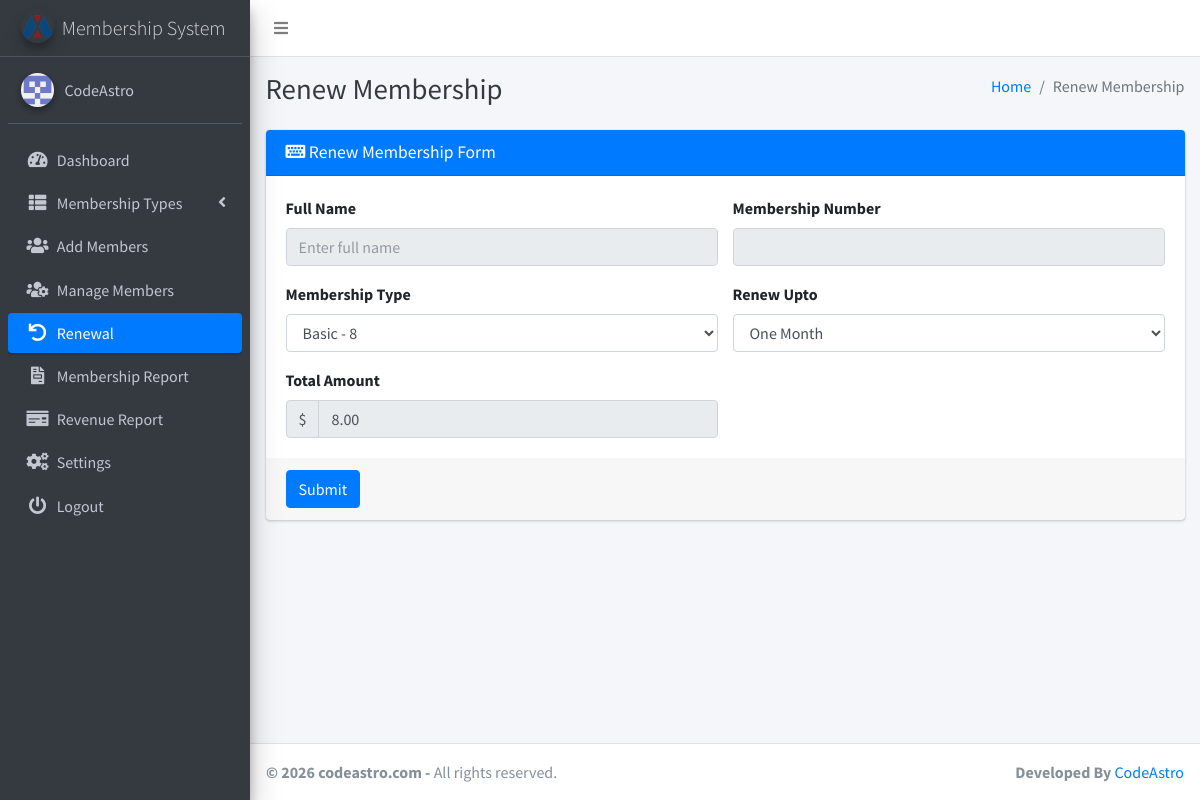
/renew.php (signed in), run on the app's committed database.
### tables this page shows
CREATE TABLE IF NOT EXISTS `settings` (
`id` int(11) NOT NULL,
  `system_name` varchar(255) NOT NULL,
  `logo` varchar(255) NOT NULL,
  `currency` varchar(50) NOT NULL
);

### renew.php (the view, shortened to what this page needs)
<?php
include('includes/config.php');
$membershipTypesQuery = "SELECT id, type, amount FROM membership_types";
$membershipTypesResult = $conn->query($membershipTypesQuery);
?>
<?php include('includes/header.php');?>
<body class="hold-transition sidebar-mini layout-fixed layout-navbar-fixed layout-footer-fixed">
<div class="wrapper">
    <?php include('includes/nav.php'); ?>
    <?php include('includes/sidebar.php'); ?>
    <div class="content-wrapper">
        <?php include('includes/pagetitle.php'); ?>
        <section class="content">
            <div class="container-fluid">
                <div class="row">
                    <div class="col-md-12">
                        <div class="card card-primary">
                            <div class="card-header">
                                <h3 class="card-title"><i class="fas fa-keyboard"></i> Renew Membership Form</h3>
                            </div>
                            <form method="post" action="">
                                <div class="card-body">
                                    <div class="row">
                                    <div class="col-sm-6">
                                    <label for="fullname">Full Name</label>
                                    <input type="text" class="form-control" id="fullname" name="fullname"
                                        placeholder="Enter full name" required value="<?php echo $memberDetails['fullname']; ?>" disabled>
                                </div>
                                        <div class="col-sm-6">
                                            <label for="dob">Membership Number</label>
                                            <input type="text" class="form-control" id="mm" name="mm" value="<?php echo $memberDetails['membership_number']; ?>" disabled>
                                        </div>
                                    </div>
                                    <div class="row mt-3">
                                    <div class="col-sm-6">
                                    <label for="membershipType">Membership Type</label>
                                    <select class="form-control" id="membershipType" name="membershipType" required>
                                        <?php
                                        if ($membershipTypesResult) {
                                            while ($row = $membershipTypesResult->fetch_assoc()) {
                                                echo "<option value='{$row['id']}'>{$row['type']} - {$row['amount']}</option>";
                                            }
                                        } else {
                                            echo "Error: " . $conn->error;
                                        }
                                        ?>
                                    </select>
                                </div>
                                        <div class="col-sm-6">
                                        <label for="extendate">Renew Upto</label>
                                            <select class="form-control" id="extend" name="extend" required>
                                                <option value="1">One Month</option>
                                            </select>
                                        </div>
                                    </div>
                                    <div class="row mt-3">
                                    <div class="col-sm-6">
                                        <label for="totalAmount">Total Amount</label>
                                        <div class="input-group">
                                            <div class="input-group-prepend">
                                                <span class="input-group-text" id="currencySymbol"><?php echo getCurrencySymbol(); ?></span>
                                            </div>
                                            <input type="text" class="form-control" id="totalAmount" name="totalAmount" placeholder="Total Amount" readonly>
                                        </div>
                                    </div>
                                </div>
                                <?php
                                function getCurrencySymbol()
                                {
                                    global $conn;
                                    $currencyQuery = "SELECT currency FROM settings";
                                    $currencyResult = $conn->query($currencyQuery);
                                    if ($currencyResult->num_rows > 0) {
                                        $currencyRow = $currencyResult->fetch_assoc();
                                        return $currencyRow['currency'];
                                    } else {
                                        return '$';
                                    }
                                }
                                ?>
                                </div>
                                <div class="card-footer">
                                    <button type="submit" class="btn btn-primary">Submit</button>
                                </div>
                            </form>
                        </div>
                    </div>
                </div>
            </div>
        </section>
    </div>
    <footer class="main-footer">
        <strong> &copy; <?php echo date('Y');?> codeastro.com</a> -</strong>
        All rights reserved.
        <div class="float-right d-none d-sm-inline-block">
        <b>Developed By</b> <a href="https://codeastro.com/">CodeAstro</a>
        </div>
    </footer>
</div>
</body>
</html>

### includes/sidebar.php (shortened to what this page needs)
<?php
$current_page = basename($_SERVER['PHP_SELF']);
?>
 <aside class="main-sidebar sidebar-dark-primary elevation-4">
    <a href="" class="brand-link">
    <img src="<?php echo getLogoUrl(); ?>" alt="Logo" class="brand-image img-circle elevation-3" style="opacity: .8">
    <span class="brand-text font-weight-light"><?php echo getSystemName(); ?></span>
</a>
<?php
function getSystemName()
{
    global $conn;
    $systemNameQuery = "SELECT system_name FROM settings";
    $systemNameResult = $conn->query($systemNameQuery);
    if ($systemNameResult->num_rows > 0) {
        $systemNameRow = $systemNameResult->fetch_assoc();
        return $systemNameRow['system_name'];
    } else {
        return 'CodeAstro';
    }
}
function getLogoUrl()
{
    global $conn;
    $logoQuery = "SELECT logo FROM settings";
    $logoResult = $conn->query($logoQuery);
    if ($logoResult->num_rows > 0) {
        $logoRow = $logoResult->fetch_assoc();
        return $logoRow['logo'];
    } else {
        return 'dist/img/AdminLTELogo.png';
    }
}
?>
    <div class="sidebar">
      <div class="user-panel mt-3 pb-3 mb-3 d-flex">
        <div class="image">
          <img src="dist/img/2382414.png" class="img-circle elevation-2" alt="User Image">
        </div>
        <div class="info">
          <a href="#" class="d-block">CodeAstro</a>
        </div>
      </div>
      <nav class="mt-2">
        <ul class="nav nav-pills nav-sidebar flex-column" data-widget="treeview" role="menu" data-accordion="false">
          <li class="nav-item">
            <a href="dashboard.php" class="nav-link <?php echo ($current_page == 'dashboard.php') ? 'active' : ''; ?>">
              <i class="nav-icon fas fa-tachometer-alt"></i>
              <p>
                Dashboard
              </p>
            </a>
          </li>
          <li class="nav-item has-treeview">
            <a href="#" class="nav-link <?php echo ($current_page == 'add_type.php' || $current_page == 'view_type.php' || $current_page == 'edit_type.php') ? 'active' : ''; ?>">
              <i class="nav-icon fas fa-th-list"></i>
              <p>
                Membership Types
                <i class="fas fa-angle-left right"></i>
              </p>
            </a>
          </li>
          <li class="nav-item">
            <a href="add_members.php" class="nav-link <?php echo ($current_page == 'add_members.php') ? 'active' : ''; ?>">
              <i class="nav-icon fas fa-users"></i>
              <p>Add Members</p>
            </a>
          </li>
          <li class="nav-item">
            <a href="manage_members.php" class="nav-link <?php echo ($current_page == 'manage_members.php' || $current_page == 'edit_member.php' || $current_page == 'memberProfile.php') ? 'active' : ''; ?>">
              <i class="nav-icon fas fa-users-cog"></i>
              <p>Manage Members</p>
            </a>
          </li>
          <li class="nav-item">
            <a href="list_renewal.php" class="nav-link <?php echo ($current_page == 'list_renewal.php' || $current_page == 'renew.php') ? 'active' : ''; ?>">
            <i class="nav-icon fas fa-undo"></i>
              <p>Renewal</p>
            </a>
          </li>
          <li class="nav-item">
            <a href="report.php" class="nav-link <?php echo ($current_page == 'report.php') ? 'active' : ''; ?>">
              <i class="nav-icon fas fa-file-invoice"></i>
              <p>Membership Report</p>
            </a>
          </li>
          <li class="nav-item">
            <a href="revenue_report.php" class="nav-link <?php echo ($current_page == 'revenue_report.php') ? 'active' : ''; ?>">
              <i class="nav-icon fas fa-money-check"></i>
              <p>Revenue Report</p>
            </a>
          </li>
          <li class="nav-item">
            <a href="settings.php" class="nav-link <?php echo ($current_page == 'settings.php') ? 'active' : ''; ?>">
              <i class="nav-icon fas fa-cogs"></i>
              <p>Settings</p>
            </a>
          </li>
          <li class="nav-item">
            <a href="logout.php" class="nav-link <?php echo ($current_page == 'logout.php') ? 'active' : ''; ?>">
              <i class="nav-icon fas fa-power-off"></i>
              <p>Logout</p>
            </a>
          </li>
        </ul>
      </nav>
    </div>
  </aside>

### data on the page
settings: logo (picture), system_name "Membership System", currency "$"

### other printed values
$pageTitle "Renew Membership"
form field membershipType "Basic - 8"
